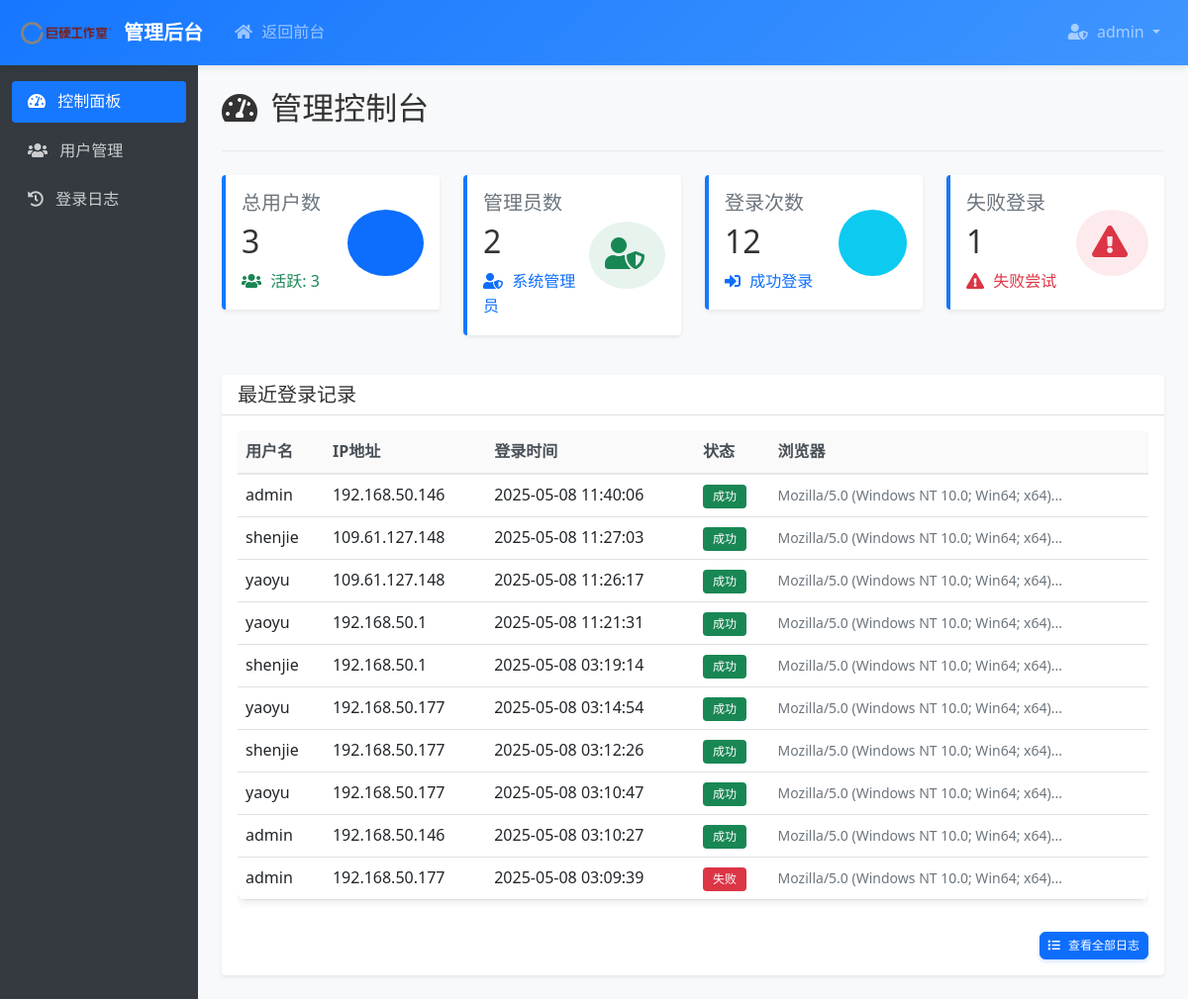
The page /admin (signed in) on the database its author committed.
### models.py (models this page shows, shortened)
class User(UserMixin, db.Model):
    id = db.Column(db.Integer, primary_key=True)
    username = db.Column(db.String(80), unique=True, nullable=False)
    email = db.Column(db.String(120), unique=True, nullable=False)
    password_hash = db.Column(db.String(128))
    created_at = db.Column(db.DateTime, default=get_beijing_time)
    is_active = db.Column(db.Boolean, default=True)
    is_admin = db.Column(db.Boolean, default=False)
    last_login_at = db.Column(db.DateTime, nullable=True)
    last_login_ip = db.Column(db.String(100), nullable=True)
    login_logs = db.relationship('LoginLog', backref='user', lazy='dynamic', cascade='all, delete-orphan')
    portfolios = db.relationship('UserPortfolio', backref='user', lazy='dynamic', cascade='all, delete-orphan')

class LoginLog(db.Model):
    id = db.Column(db.Integer, primary_key=True)
    user_id = db.Column(db.Integer, db.ForeignKey('user.id'), nullable=False)
    login_time = db.Column(db.DateTime, default=get_beijing_time)
    ip_address = db.Column(db.String(100))
    user_agent = db.Column(db.String(255))
    status = db.Column(db.String(20), default='success')  # success, failed

### app.py (the view)
@app.route('/admin')
@login_required
def admin_dashboard():
    if not current_user.is_admin:
        flash('您没有管理员权限', 'danger')
        return redirect(url_for('dashboard'))
    stats = {
        'users_count': User.query.count(),
        'active_users_count': User.query.filter_by(is_active=True).count(),
        'admins_count': User.query.filter_by(is_admin=True).count(),
        'login_count': LoginLog.query.filter_by(status='success').count(),
        'failed_login_count': LoginLog.query.filter_by(status='failed').count()
    }
    recent_logins = LoginLog.query.order_by(LoginLog.login_time.desc()).limit(10).all()
    session['from_admin'] = True
    return render_template('admin/dashboard.html', stats=stats, recent_logins=recent_logins)

### app.py (called while the page is built)
@login_manager.user_loader
def load_user(user_id):
    return User.query.get(int(user_id))

### templates/admin/dashboard.html
{% extends "admin/base.html" %}
{% block content %}
<div class="admin-title">
    <h2><i class="fas fa-tachometer-alt"></i> 管理控制台</h2>
</div>
<div class="row mb-4">
    <div class="col-md-6 col-lg-3 mb-3">
        <div class="card card-stats shadow-sm">
            <div class="card-body">
                <div class="d-flex justify-content-between align-items-center">
                    <div>
                        <h5 class="card-title text-muted mb-0">总用户数</h5>
                        <h2 class="my-2">{{ stats.users_count }}</h2>
                        <p class="mb-0 text-success">
                            <i class="fas fa-users"></i> 活跃: {{ stats.active_users_count }}
                        </p>
                    </div>
                    <div>
                        <div class="bg-primary bg-opacity-10 p-3 rounded-circle">
                            <i class="fas fa-users fa-2x text-primary"></i>
                        </div>
                    </div>
                </div>
            </div>
        </div>
    </div>
    <div class="col-md-6 col-lg-3 mb-3">
        <div class="card card-stats shadow-sm">
            <div class="card-body">
                <div class="d-flex justify-content-between align-items-center">
                    <div>
                        <h5 class="card-title text-muted mb-0">管理员数</h5>
                        <h2 class="my-2">{{ stats.admins_count }}</h2>
                        <p class="mb-0 text-primary">
                            <i class="fas fa-user-shield"></i> 系统管理员
                        </p>
                    </div>
                    <div>
                        <div class="bg-success bg-opacity-10 p-3 rounded-circle">
                            <i class="fas fa-user-shield fa-2x text-success"></i>
                        </div>
                    </div>
                </div>
            </div>
        </div>
    </div>
    <div class="col-md-6 col-lg-3 mb-3">
        <div class="card card-stats shadow-sm">
            <div class="card-body">
                <div class="d-flex justify-content-between align-items-center">
                    <div>
                        <h5 class="card-title text-muted mb-0">登录次数</h5>
                        <h2 class="my-2">{{ stats.login_count }}</h2>
                        <p class="mb-0 text-primary">
                            <i class="fas fa-sign-in-alt"></i> 成功登录
                        </p>
                    </div>
                    <div>
                        <div class="bg-info bg-opacity-10 p-3 rounded-circle">
                            <i class="fas fa-sign-in-alt fa-2x text-info"></i>
                        </div>
                    </div>
                </div>
            </div>
        </div>
    </div>
    <div class="col-md-6 col-lg-3 mb-3">
        <div class="card card-stats shadow-sm">
            <div class="card-body">
                <div class="d-flex justify-content-between align-items-center">
                    <div>
                        <h5 class="card-title text-muted mb-0">失败登录</h5>
                        <h2 class="my-2">{{ stats.failed_login_count }}</h2>
                        <p class="mb-0 text-danger">
                            <i class="fas fa-exclamation-triangle"></i> 失败尝试
                        </p>
                    </div>
                    <div>
                        <div class="bg-danger bg-opacity-10 p-3 rounded-circle">
                            <i class="fas fa-exclamation-triangle fa-2x text-danger"></i>
                        </div>
                    </div>
                </div>
            </div>
        </div>
    </div>
</div>
<div class="row">
    <div class="col-12">
        <div class="card shadow-sm">
            <div class="card-header bg-white">
                <h5 class="mb-0">最近登录记录</h5>
            </div>
            <div class="card-body">
                <div class="table-responsive">
                    <table class="table table-hover">
                        <thead>
                            <tr>
                                <th>用户名</th>
                                <th>IP地址</th>
                                <th>登录时间</th>
                                <th>状态</th>
                                <th>浏览器</th>
                            </tr>
                        </thead>
                        <tbody>
                            {% for log in recent_logins %}
                            <tr>
                                <td>{{ log.user.username }}</td>
                                <td>{{ log.ip_address }}</td>
                                <td>{{ log.login_time.strftime('%Y-%m-%d %H:%M:%S') }}</td>
                                <td>
                                    {% if log.status == 'success' %}
                                    <span class="badge bg-success">成功</span>
                                    {% else %}
                                    <span class="badge bg-danger">失败</span>
                                    {% endif %}
                                </td>
                                <td>
                                    <small class="text-muted">{{ log.user_agent|truncate(50) }}</small>
                                </td>
                            </tr>
                            {% endfor %}
                        </tbody>
                    </table>
                </div>
                <div class="text-end mt-3">
                    <a href="{{ url_for('admin_login_logs') }}" class="btn btn-primary btn-sm">
                        <i class="fas fa-list"></i> 查看全部日志
                    </a>
                </div>
            </div>
        </div>
    </div>
</div>
{% endblock %}

### templates/admin/base.html (shortened to what this page needs)
<!DOCTYPE html>
<html lang="zh">
<head>
    <link href="https://cdn.jsdelivr.net/npm/bootstrap@5.1.3/dist/css/bootstrap.min.css" rel="stylesheet">
    <link href="https://cdn.jsdelivr.net/npm/@fortawesome/fontawesome-free@5.15.4/css/all.min.css" rel="stylesheet">
    <link href="{{ url_for('static', filename='css/style.css') }}" rel="stylesheet">
</head>
<body>
    <nav class="navbar navbar-expand-lg navbar-dark bg-primary">
        <div class="container-fluid">
            <a class="navbar-brand" href="{{ url_for('admin_dashboard') }}">
                <img src="{{ url_for('static', filename='images/logo.png') }}" alt="巨硬工作室" style="height: 40px;">
                <span>管理后台</span>
            </a>
            <div class="collapse navbar-collapse" id="navbarNav">
                <ul class="navbar-nav me-auto">
                    <li class="nav-item">
                        <a class="nav-link" href="{{ url_for('dashboard') }}">
                            <i class="fas fa-home"></i> 返回前台
                        </a>
                    </li>
                </ul>
                <ul class="navbar-nav">
                    <li class="nav-item dropdown">
                        <a class="nav-link dropdown-toggle" href="#" id="navbarDropdown" role="button" data-bs-toggle="dropdown">
                            <i class="fas fa-user-shield"></i> {{ current_user.username }}
                        </a>
                    </li>
                </ul>
            </div>
        </div>
    </nav>
    <div class="container-fluid">
        <div class="row">
            <div class="col-md-3 col-lg-2 admin-sidebar">
                <ul class="nav flex-column">
                    <li class="nav-item">
                        <a class="nav-link {% if request.endpoint == 'admin_dashboard' %}active{% endif %}" href="{{ url_for('admin_dashboard') }}">
                            <i class="fas fa-tachometer-alt"></i> 控制面板
                        </a>
                    </li>
                    <li class="nav-item">
                        <a class="nav-link {% if request.endpoint == 'admin_users' %}active{% endif %}" href="{{ url_for('admin_users') }}">
                            <i class="fas fa-users"></i> 用户管理
                        </a>
                    </li>
                    <li class="nav-item">
                        <a class="nav-link {% if request.endpoint == 'admin_login_logs' %}active{% endif %}" href="{{ url_for('admin_login_logs') }}">
                            <i class="fas fa-history"></i> 登录日志
                        </a>
                    </li>
                </ul>
            </div>
            <div class="col-md-9 col-lg-10 admin-content">
                {% block content %}{% endblock %}
            </div>
        </div>
    </div>
</body>
</html>

### static/css/style.css (style rules this page uses)
:root { --primary-color: #1677ff; --secondary-color: #4096ff; --success-color: #52c41a; --warning-color: #faad14; --danger-color: #ff4d4f; --text-color: #333; --text-secondary: #666; --border-color: #e8e8e8; --bg-color: #f5f5f5; --card-shadow: 0 2px 8px rgba(0, 0, 0, 0.1); --transition-speed: 0.3s; }
body { font-family: 'Segoe UI', Tahoma, Geneva, Verdana, sans-serif; background-color: #f8f9fa; color: var(--text-color); line-height: 1.6; }
.navbar { box-shadow: 0 2px 8px rgba(0, 0, 0, 0.1); background: linear-gradient(135deg, var(--primary-color), var(--secondary-color)) !important; }
.navbar-brand { font-weight: 600; font-size: 1.25rem; display: flex; align-items: center; }
.navbar-brand img { margin-right: 8px; transition: transform var(--transition-speed); }
.nav-link { font-weight: 500; padding: 0.5rem 1rem !important; transition: all var(--transition-speed); }
.card { transition: transform 0.3s ease, box-shadow 0.3s ease; border: none; }
.card-header { font-weight: 600; }
.btn { border-radius: 6px; font-weight: 500; padding: 0.5rem 1.25rem; transition: all var(--transition-speed); }
.btn-primary { background-color: #0d6efd; border-color: #0d6efd; box-shadow: 0 2px 4px rgba(13, 110, 253, 0.2); }
.table { background: white; border-radius: 8px; overflow: hidden; box-shadow: var(--card-shadow); }
.table thead th { background-color: #fafafa; border-bottom: 2px solid var(--border-color); font-weight: 600; }
.bg-primary { background-color: #0d6efd !important; }
.bg-info { background-color: #0dcaf0 !important; }
.text-success { color: #198754 !important; }
.text-danger { color: #dc3545 !important; }
.table th { font-weight: 600; color: #495057; }
.badge { font-weight: 500; padding: 6px 10px; }
.btn-sm { padding: 0.25rem 0.5rem; font-size: 0.75rem; }
.fas { margin-right: 5px; }

### templates/admin/base.html (style rules this page uses)
.admin-sidebar { background-color: #343a40; min-height: calc(100vh - 56px); padding-top: 1rem; }
.admin-sidebar .nav-link { color: rgba(255, 255, 255, 0.75); padding: 0.75rem 1rem; border-radius: 0.25rem; margin-bottom: 0.5rem; }
.admin-sidebar .nav-link.active { color: #fff; background-color: #1677ff; }
.admin-sidebar .nav-link i { margin-right: 0.5rem; }
.admin-content { padding: 1.5rem; }
.admin-title { margin-bottom: 1.5rem; padding-bottom: 1rem; border-bottom: 1px solid #eaeaea; }
.card-stats { border-left: 4px solid #1677ff; }

### rows shown on the page
User: username "admin"
LoginLog: user.username "admin", ip_address "192.168.50.146", login_time "2025-05-08 11:40:06", status "成功", user_agent "Mozilla/5.0 (Windows NT 10.0; Win64; x64)..."
LoginLog: user.username "shenjie", ip_address "109.61.127.148", login_time "2025-05-08 11:27:03", status "成功", user_agent "Mozilla/5.0 (Windows NT 10.0; Win64; x64)..."
LoginLog: user.username "yaoyu", ip_address "109.61.127.148", login_time "2025-05-08 11:26:17", status "成功", user_agent "Mozilla/5.0 (Windows NT 10.0; Win64; x64)..."
LoginLog: user.username "yaoyu", ip_address "192.168.50.1", login_time "2025-05-08 11:21:31", status "成功", user_agent "Mozilla/5.0 (Windows NT 10.0; Win64; x64)..."
LoginLog: user.username "shenjie", ip_address "192.168.50.1", login_time "2025-05-08 03:19:14", status "成功", user_agent "Mozilla/5.0 (Windows NT 10.0; Win64; x64)..."
LoginLog: user.username "yaoyu", ip_address "192.168.50.177", login_time "2025-05-08 03:14:54", status "成功", user_agent "Mozilla/5.0 (Windows NT 10.0; Win64; x64)..."
LoginLog: user.username "shenjie", ip_address "192.168.50.177", login_time "2025-05-08 03:12:26", status "成功", user_agent "Mozilla/5.0 (Windows NT 10.0; Win64; x64)..."
LoginLog: user.username "yaoyu", ip_address "192.168.50.177", login_time "2025-05-08 03:10:47", status "成功", user_agent "Mozilla/5.0 (Windows NT 10.0; Win64; x64)..."
LoginLog: user.username "admin", ip_address "192.168.50.146", login_time "2025-05-08 03:10:27", status "成功", user_agent "Mozilla/5.0 (Windows NT 10.0; Win64; x64)..."
LoginLog: user.username "admin", ip_address "192.168.50.177", login_time "2025-05-08 03:09:39", status "失败", user_agent "Mozilla/5.0 (Windows NT 10.0; Win64; x64)..."

### other values the page prints
{{ stats.users_count }} "3"
{{ stats.active_users_count }} "3"
{{ stats.admins_count }} "2"
{{ stats.login_count }} "12"
{{ stats.failed_login_count }} "1"
